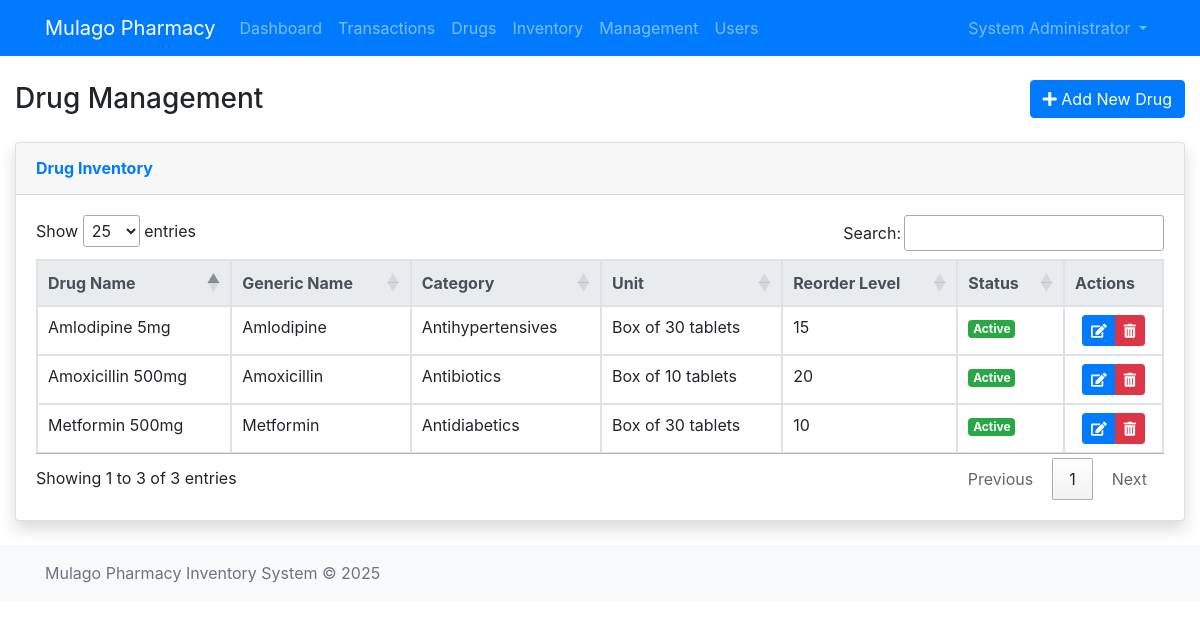
Before: /pham/drugs.php (signed in) with the older database file.
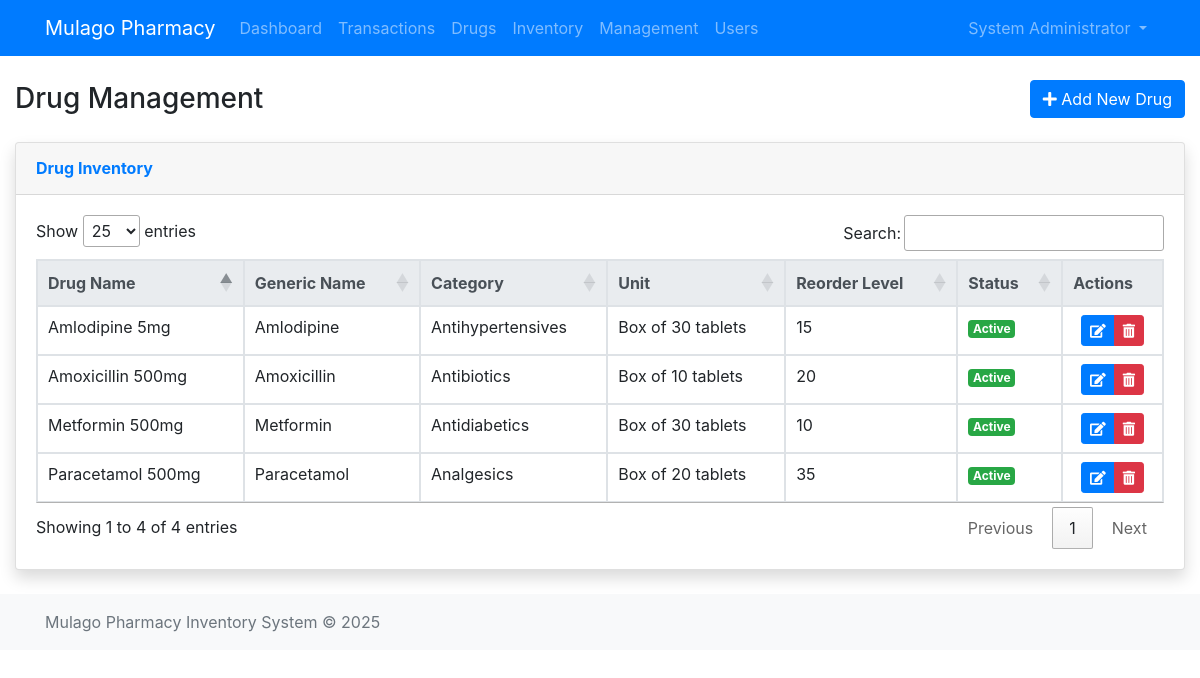
After: the same page with the newer database file.
### tables this page shows
CREATE TABLE `drugs` (
  `drug_id` int NOT NULL,
  `drug_name` varchar(100) NOT NULL,
  `generic_name` varchar(100) DEFAULT NULL,
  `category_id` int DEFAULT NULL,
  `unit_of_measure` varchar(20) NOT NULL,
  `reorder_level` int NOT NULL,
  `description` text,
  `is_active` tinyint(1) DEFAULT '1',
  `created_at` timestamp NULL DEFAULT CURRENT_TIMESTAMP,
  `updated_at` timestamp NULL DEFAULT CURRENT_TIMESTAMP ON UPDATE CURRENT_TIMESTAMP
);

CREATE TABLE `drug_categories` (
  `category_id` int NOT NULL,
  `category_name` varchar(100) NOT NULL,
  `description` text,
  `created_at` timestamp NULL DEFAULT CURRENT_TIMESTAMP
);

### pham/drugs.php (the view, shortened to what this page needs)
<?php
$db = db();
$drugs = $db->query("
    SELECT d.*, c.category_name
    FROM drugs d
    LEFT JOIN drug_categories c ON d.category_id = c.category_id
    ORDER BY d.drug_name
")->fetchAll();
require_once __DIR__ . '/../includes/header.php';
?>
<div class="container-fluid mt-4">
    <div class="d-sm-flex align-items-center justify-content-between mb-4">
        <h1 class="h3 mb-0 text-gray-800">Drug Management</h1>
        <button class="btn btn-primary" data-toggle="modal" data-target="#addDrugModal">
            <i class="fas fa-plus"></i> Add New Drug
        </button>
    </div>
    <div class="card shadow mb-4">
        <div class="card-header py-3">
            <h6 class="m-0 font-weight-bold text-primary">Drug Inventory</h6>
        </div>
        <div class="card-body">
            <div class="table-responsive">
                <table class="table table-bordered table-hover" id="drugsTable" width="100%" cellspacing="0">
                    <thead class="thead-light">
                        <tr>
                            <th>Drug Name</th>
                            <th>Generic Name</th>
                            <th>Category</th>
                            <th>Unit</th>
                            <th>Reorder Level</th>
                            <th>Status</th>
                            <th>Actions</th>
                        </tr>
                    </thead>
                    <tbody>
                        <?php foreach ($drugs as $drug): ?>
                            <tr class="<?= !$drug['is_active'] ? 'table-secondary' : '' ?>">
                                <td><?= htmlspecialchars($drug['drug_name']) ?></td>
                                <td><?= htmlspecialchars($drug['generic_name'] ?? 'N/A') ?></td>
                                <td><?= htmlspecialchars($drug['category_name'] ?? 'N/A') ?></td>
                                <td><?= htmlspecialchars($drug['unit_of_measure']) ?></td>
                                <td><?= $drug['reorder_level'] ?></td>
                                <td>
                                    <span class="badge badge-<?= $drug['is_active'] ? 'success' : 'warning' ?>">
                                        <?= $drug['is_active'] ? 'Active' : 'Inactive' ?>
                                    </span>
                                </td>
                                <td class="text-center">
                                    <div class="btn-group btn-group-sm" role="group">
                                        <button class="btn btn-primary"
                                            onclick="PharmacyModals.showDrugEditModal(
                                                <?= $drug['drug_id'] ?>,
                                                '<?= htmlspecialchars(addslashes($drug['drug_name'])) ?>',
                                                '<?= htmlspecialchars(addslashes($drug['generic_name'] ?? '')) ?>',
                                                <?= $drug['category_id'] ?? 'null' ?>,
                                                '<?= htmlspecialchars(addslashes($drug['unit_of_measure'])) ?>',
                                                <?= $drug['reorder_level'] ?>,
                                                '<?= htmlspecialchars(addslashes($drug['description'] ?? '')) ?>',
                                                <?= $drug['is_active'] ?>
                                            )">
                                            <i class="fas fa-edit"></i>
                                        </button>
                                        <?php if ($drug['is_active']): ?>
                                            <button class="btn btn-danger"
                                                onclick="PharmacyModals.showDeleteModal('drug', <?= $drug['drug_id'] ?>, '<?= htmlspecialchars(addslashes($drug['drug_name'])) ?>')">
                                                <i class="fas fa-trash-alt"></i>
                                            </button>
                                        <?php endif; ?>
                                    </div>
                                </td>
                            </tr>
                        <?php endforeach; ?>
                    </tbody>
                </table>
            </div>
        </div>
    </div>
</div>
<?php require_once __DIR__ . '/../includes/footer.php'; ?>

Changed rows visible on the page:
added drugs: drug_name "Paracetamol 500mg", generic_name "Paracetamol", category.category_name "Analgesics", unit_of_measure "Box of 20 tablets", reorder_level "35", is_active "Active"
Other visible differences:
text written by a page script: "Show entries Search: Showing 1 to 3 of 3 entries Previous 1 Next" → "Show entries Search: Showing 1 to 4 of 4 entries Previous 1 Next"
